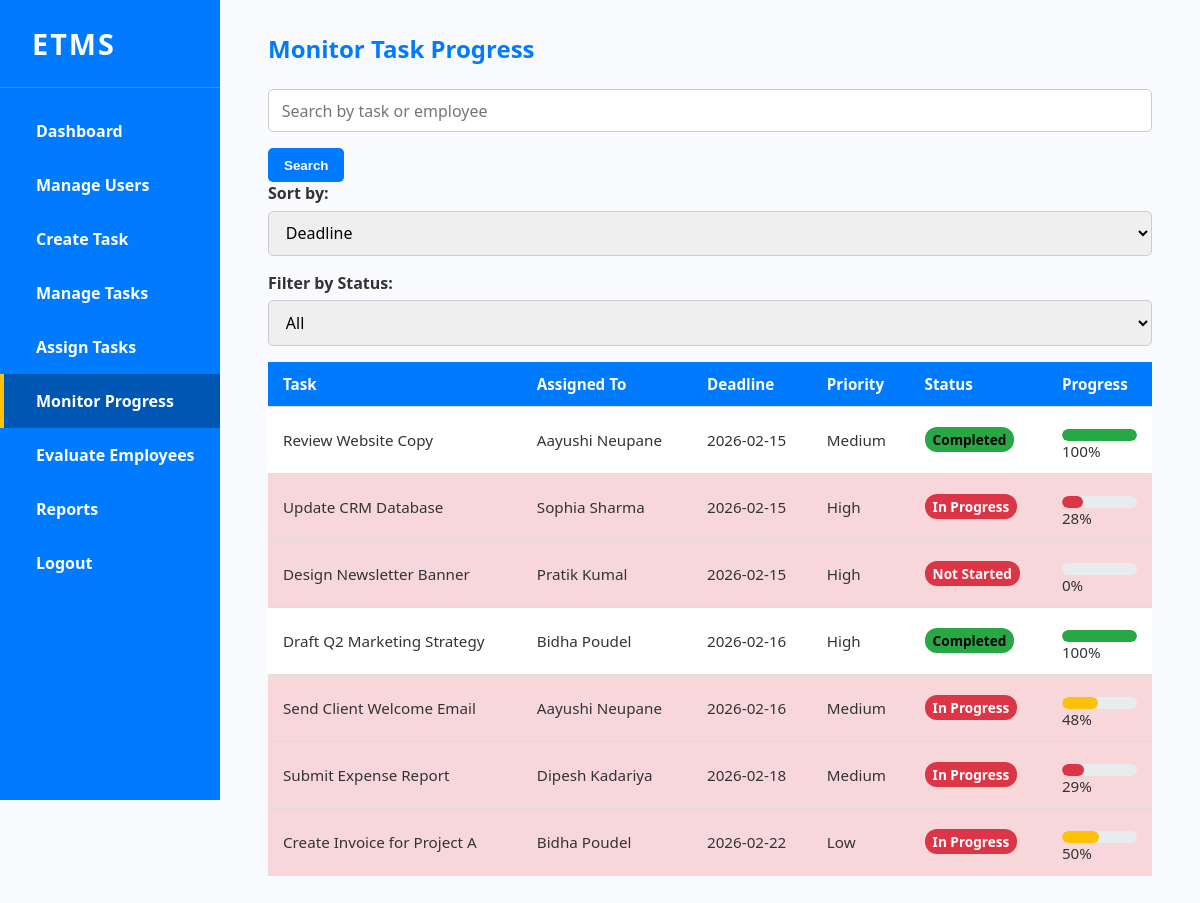
The app's page /monitor-progress.php (signed in) with its own data.
### tables this page shows
CREATE TABLE `tasks` (
  `id` int(11) NOT NULL,
  `title` varchar(255) NOT NULL,
  `description` text DEFAULT NULL,
  `deadline` date DEFAULT NULL,
  `priority` varchar(50) DEFAULT NULL,
  `status` varchar(50) NOT NULL DEFAULT 'Not Started',
  `progress` int(11) DEFAULT NULL,
  `created_at` datetime NOT NULL DEFAULT current_timestamp(),
  `assigned_to` int(11) DEFAULT NULL,
  `updated_at` datetime DEFAULT current_timestamp() ON UPDATE current_timestamp()
);

CREATE TABLE `users` (
  `id` int(11) NOT NULL,
  `username` varchar(255) NOT NULL,
  `fullname` varchar(255) NOT NULL,
  `email` varchar(255) NOT NULL,
  `password` varchar(255) NOT NULL,
  `role` enum('employee','admin','super_admin') NOT NULL DEFAULT 'employee',
  `created_at` datetime DEFAULT current_timestamp(),
  `updated_at` timestamp NOT NULL DEFAULT current_timestamp() ON UPDATE current_timestamp()
);

### monitor-progress.php (the view, shortened to what this page needs)
<?php
include 'db.php';
$search = trim($_GET['search'] ?? '');
$page = max(1, intval($_GET['page'] ?? 1));
$tasksPerPage = 10;
$offset = ($page - 1) * $tasksPerPage;
$sort = $_GET['sort'] ?? 'deadline';
$allowedSort = [
    'deadline' => 'tasks.deadline ASC',
    'priority' => 'tasks.priority ASC',
    'progress' => 'tasks.progress DESC'
];
$orderBy = $allowedSort[$sort] ?? $allowedSort['deadline'];
if ($search !== '') {
    $countSQL = "SELECT COUNT(*) FROM tasks
                 LEFT JOIN users ON tasks.assigned_to = users.id
                 WHERE tasks.title LIKE ? OR users.fullname LIKE ?";
    $stmt = $conn->prepare($countSQL);
    $like = "%$search%";
    $stmt->bind_param("ss", $like, $like);
} else {
    $countSQL = "SELECT COUNT(*) FROM tasks";
    $stmt = $conn->prepare($countSQL);
}
$stmt->execute();
$stmt->bind_result($totalTasks);
$stmt->fetch();
if ($search !== '') {
    $taskSQL = "SELECT tasks.id, tasks.title, tasks.deadline, tasks.priority, tasks.status, tasks.progress, users.fullname AS assigned_name
                FROM tasks
                LEFT JOIN users ON tasks.assigned_to = users.id
                WHERE tasks.title LIKE ? OR users.fullname LIKE ?
                ORDER BY $orderBy
                LIMIT ? OFFSET ?";
    $stmt = $conn->prepare($taskSQL);
    $stmt->bind_param("ssii", $like, $like, $tasksPerPage, $offset);
} else {
    $taskSQL = "SELECT tasks.id, tasks.title, tasks.deadline, tasks.priority, tasks.status, tasks.progress, users.fullname AS assigned_name
                FROM tasks
                LEFT JOIN users ON tasks.assigned_to = users.id
                ORDER BY $orderBy
                LIMIT ? OFFSET ?";
    $stmt = $conn->prepare($taskSQL);
    $stmt->bind_param("ii", $tasksPerPage, $offset);
}
$stmt->execute();
$result = $stmt->get_result();
$today = date('Y-m-d');
?>
<!DOCTYPE html>
<html lang="en">
<head>
<link rel="stylesheet" href="dashboard.css">
</head>
<body>
<div class="sidebar">
  <div class="sidebar-logo">ETMS</div>
  <ul class="sidebar-menu">
    <li><a href="admin-dashboard.php">Dashboard</a></li>
    <li><a href="manage-users.php">Manage Users</a></li>
    <li><a href="create-task.php">Create Task</a></li>
    <li><a href="manage-tasks.php">Manage Tasks</a></li>
    <li><a href="assign-task.php">Assign Tasks</a></li>
    <li><a href="monitor-progress.php" class="active">Monitor Progress</a></li>
    <li><a href="evaluate-employees.php">Evaluate Employees</a></li>
    <li><a href="reports.php">Reports</a></li>
    <li><a href="logout.php">Logout</a></li>
  </ul>
</div>
<div class="main-content">
<header><h2>Monitor Task Progress</h2></header>
<section class="controls">
  <form method="GET" class="search-form">
    <input type="text" name="search" value="<?= htmlspecialchars($search) ?>" placeholder="Search by task or employee" />
    <button type="submit" class="btn">Search</button>
  </form>
  <label for="sort-tasks">Sort by:</label>
  <select id="sort-tasks" onchange="applySort()">
    <option value="deadline" <?= $sort==='deadline'?'selected':'' ?>>Deadline</option>
  </select>
  <label for="filter-status">Filter by Status:</label>
  <select id="filter-status" onchange="filterTable()">
    <option value="">All</option>
  </select>
</section>
<section class="table-section">
<div class="table-container">
<table id="task-table">
<thead>
<tr>
  <th scope="col">Task</th>
  <th scope="col">Assigned To</th>
  <th scope="col">Deadline</th>
  <th scope="col">Priority</th>
  <th scope="col">Status</th>
  <th scope="col">Progress</th>
</tr>
</thead>
<tbody>
<?php if($result->num_rows>0): ?>
  <?php while($row=$result->fetch_assoc()):
      $progress = strtolower($row['status'])==='not started' ? 0 : (int)$row['progress'];
      $color = $progress < 30 ? '#dc3545' : ($progress < 70 ? '#ffc107' : '#28a745');
      $isOverdue = ($row['status']!=='Completed' && $row['deadline'] < $today);
      $rowClass = $isOverdue ? 'overdue' : '';
      $statusClass = 'status-'.strtolower(str_replace(' ','-',$row['status']));
      if($isOverdue) $statusClass = 'status-overdue';
  ?>
  <tr class="<?= $rowClass ?>" data-status="<?= htmlspecialchars($row['status']) ?>">
    <td><?= htmlspecialchars($row['title']) ?></td>
    <td><?= htmlspecialchars($row['assigned_name'] ?? 'Unassigned') ?></td>
    <td><?= htmlspecialchars($row['deadline']) ?></td>
    <td><?= htmlspecialchars($row['priority']) ?></td>
    <td><span class="status-badge <?= $statusClass ?>"><?= htmlspecialchars($row['status']) ?></span></td>
    <td>
      <div class="progress-bar">
        <div class="progress-fill" style="width: <?= $progress ?>%; background-color: <?= $color ?>;"></div>
      </div>
      <?= $progress ?>%
    </td>
  </tr>
  <?php endwhile; ?>
<?php else: ?>
  <tr><td colspan="6" class="no-data">No tasks found.</td></tr>
<?php endif; ?>
</tbody>
</table>
</div>
</section>
</div>
</body>
</html>

### dashboard.css (style rules this page uses)
body { font-family: 'Segoe UI', Tahoma, Geneva, Verdana, sans-serif; background-color: #f9fafd; color: #333; margin: 0; padding: 0; }
.sidebar { width: 220px; height: 100vh; background-color: #007bff; color: white; position: fixed; top: 0; left: 0; display: flex; flex-direction: column; z-index: 1000; }
.sidebar-logo { font-size: 1.8rem; font-weight: 700; padding: 1.5rem 2rem; letter-spacing: 2px; border-bottom: 1px solid rgba(255, 255, 255, 0.2); white-space: nowrap; }
.sidebar-menu { list-style: none; margin: 0; padding: 1rem 0; flex-grow: 1; }
.sidebar-menu li { margin: 0; }
.sidebar-menu li a { display: block; padding: 1rem 2rem; color: white; text-decoration: none; font-weight: 600; transition: background-color 0.3s ease, border-left-color 0.3s ease; border-left: 4px solid transparent; white-space: nowrap; }
.sidebar-menu li a:hover, .sidebar-menu li a.active { background-color: #0056b3; border-left: 4px solid #ffc107; color: #fff; }
.main-content { margin-left: 220px; padding: 2rem 3rem; background-color: #f9fafd; min-height: 100vh; transition: margin-left 0.3s ease; }
.main-content header h2 { margin: 0 0 1.5rem 0; font-weight: 700; color: #007bff; }
.btn { background-color: #007bff; color: white; padding: 0.6rem 1rem; border: none; border-radius: 5px; font-weight: 600; cursor: pointer; text-align: center; text-decoration: none; transition: background-color 0.3s ease; display: inline-block; }
label { display: block; margin-bottom: 0.4rem; font-weight: 600; color: #333; }
input[type="text"], input[type="date"], select, textarea, input[type="range"] { width: 100%; padding: 0.6rem 0.8rem; margin-bottom: 1rem; border: 1px solid #ccc; border-radius: 5px; font-size: 1rem; transition: border-color 0.3s ease; font-family: inherit; box-sizing: border-box; }
.table-container { overflow-x: auto; }
table { width: 100%; border-collapse: collapse; background: white; border-radius: 8px; box-shadow: 0 2px 8px rgba(0, 0, 0, 0.1); font-size: 0.95rem; }
thead tr { background-color: #007bff; color: white; text-align: left; }
th, td { padding: 12px 15px; border-bottom: 1px solid #ddd; vertical-align: middle; white-space: nowrap; }
.progress-bar { background: #e9ecef; height: 12px; width: 100%; border-radius: 6px; margin-top: 10px; overflow: hidden; }
.progress-fill { height: 12px; border-radius: 6px; background: #28a745; width: 0%; transition: width 0.3s ease, background-color 0.3s ease; }
.status-badge { display: inline-block; padding: 0.3rem 0.6rem; border-radius: 4px; color: #fff; font-size: 0.85rem; font-weight: bold; text-transform: capitalize; }
.status-badge { background-color: #6c757d; }

### monitor-progress.php (style rules this page uses)
.status-badge { display: inline-block; padding: 3px 8px; border-radius: 12px; font-weight: bold; font-size: 0.85rem; color: #fff; text-transform: capitalize; }
.status-completed { background-color: #28a745; color:#000; }
.status-overdue { background-color: #dc3545; }
.progress-bar { background: #e9ecef; height: 12px; border-radius: 6px; overflow: hidden; }
.progress-fill { height: 12px; border-radius: 6px; width: 0%; transition: width 0.3s ease, background-color 0.3s ease; }
.overdue { background-color: #f8d7da; }

### records on screen
tasks: title "Review Website Copy", users.fullname "Aayushi Neupane", deadline "2026-02-15", priority "Medium", status "Completed", progress "100"
tasks: title "Update CRM Database", users.fullname "Sophia Sharma", deadline "2026-02-15", priority "High", status "In Progress", progress "28"
tasks: title "Design Newsletter Banner", users.fullname "Pratik Kumal", deadline "2026-02-15", priority "High", status "Not Started", status "0"
tasks: title "Draft Q2 Marketing Strategy", users.fullname "Bidha Poudel", deadline "2026-02-16", priority "High", status "Completed", progress "100"
tasks: title "Send Client Welcome Email", users.fullname "Aayushi Neupane", deadline "2026-02-16", priority "Medium", status "In Progress", progress "48"
tasks: title "Submit Expense Report", users.fullname "Dipesh Kadariya", deadline "2026-02-18", priority "Medium", status "In Progress", progress "29"
tasks: title "Create Invoice for Project A", users.fullname "Bidha Poudel", deadline "2026-02-22", priority "Low", status "In Progress", progress "50"
